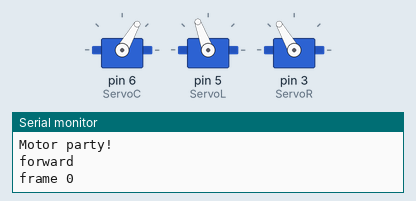
Recording of a sketch running on a simulated Arduino Uno, built with avr-gcc and run on an emulated ATmega328P. On the bench: 3 × servo, the last lines printed to the serial monitor.

Above: at 1.05 s.
At 2.2 s:
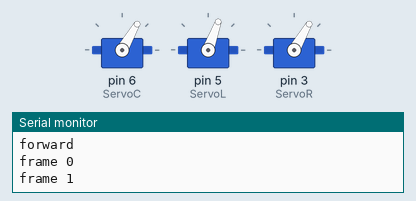
At 2.8 s:
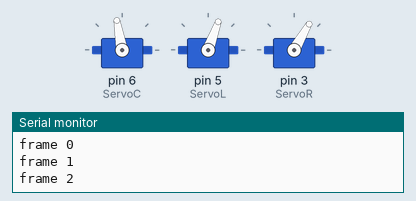
At 3.4 s:
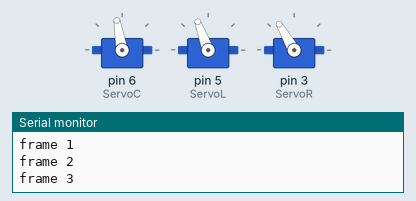
Timing chart, 0 to 6.5 s (numbered marks = the images above):
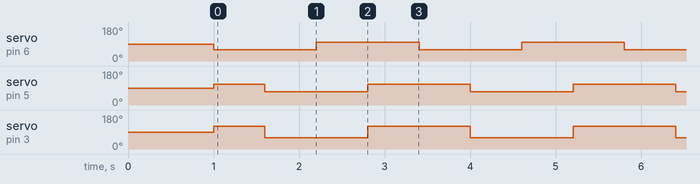

The sketch:

Hexapod.ino
```cpp
#include <Servo.h>

Servo ServoC;
Servo ServoL;
Servo ServoR;

#define MIN           40
#define MAX           60


#define MAXC          100
#define MINC           60
#define MAXR          120
#define MINR           60
#define MAXL          110
#define MINL           70


#define FRAME_DELAY   600

void setup() {
    Serial.begin(9600);           // set up Serial library at 9600 bps
    Serial.println("Motor party!");
    delay(1000);

    AttachServos();

}

void AttachServos()
{
    ServoC.attach(6);
    ServoL.attach(5);
    ServoR.attach(3);
}

void DetachServos()
{
    ServoC.detach();
    ServoL.detach();
    ServoR.detach();
}

void frame0()
{
    Serial.println("frame 0");
//    ServoR.write(MAX);
//    ServoC.write(MIN);
//    ServoL.write(MAX);

    ServoR.write(MAXR);
    ServoC.write(MINC);
    ServoL.write(MAXL);

    delay(FRAME_DELAY);
}

void frame1()
{
    Serial.println("frame 1");
//    ServoR.write(MIN);
//    ServoC.write(MIN);
//    ServoL.write(MIN);

    ServoR.write(MINR);
    ServoC.write(MINC);
    ServoL.write(MINL);
    delay(FRAME_DELAY);
}

void frame2()
{
    Serial.println("frame 2");
//    ServoR.write(MIN);
//    ServoC.write(MAX);
//    ServoL.write(MIN);

    ServoR.write(MINR);
    ServoC.write(MAXC);
    ServoL.write(MINL);
    delay(FRAME_DELAY);
}

void frame3()
{
    Serial.println("frame 3");
//    ServoR.write(MAX);
//    ServoC.write(MAX);
//    ServoL.write(MAX);

    ServoR.write(MAXR);
    ServoC.write(MAXC);
    ServoL.write(MAXL);
    delay(FRAME_DELAY);
}

void forward()
{
    Serial.println("forward");
//    AttachServos();
    frame0();
    frame1();
    frame2();
    frame3();
//    DetachServos();
}
void loop() {
    forward();
/*    AttachServos();
    delay(1000);


    ServoC.write(90);
    ServoL.write(90);
    ServoR.write(90);
    delay(10000);
    ServoC.write(MINC);
    ServoL.write(MINL);
    ServoR.write(MINL);
    delay(10000);
    ServoC.write(MAXC);
    ServoL.write(MAXL);
    ServoR.write(MAXR);
    delay(10000);
    DetachServos();
    delay(1000);
*/
}
```

Measured:
- by itself, servo on pin 6 (ServoC): alternates 100° for 1.2 s and 60° for 1.2 s
- by itself, servo on pin 5 (ServoL): repeats every 2.4 s: 70° 1.2 s, 110° 1.2 s
- by itself, servo on pin 3 (ServoR): repeats every 2.4 s: 60° 1.2 s, 120° 1.2 s
